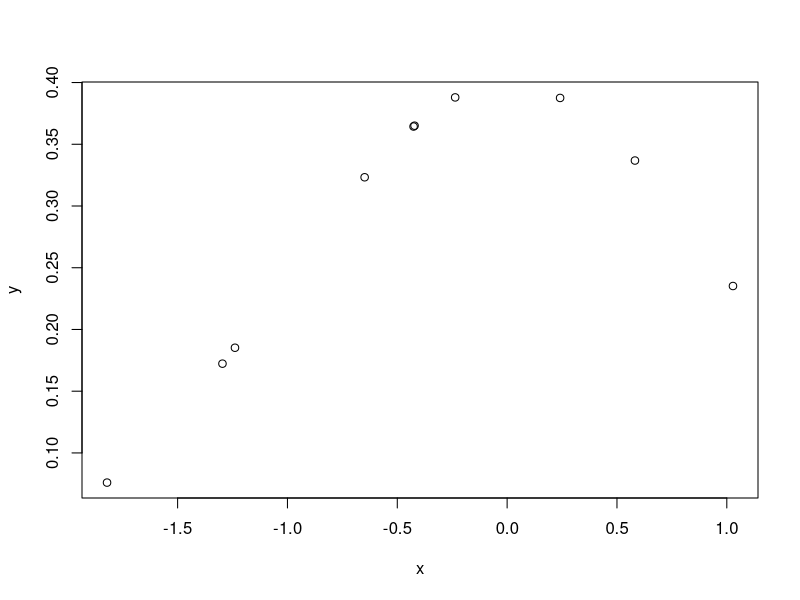

The R script that drew this image:
#Test the Law Of Large Numbers for N random normally distributed numbers with mean = 0, stdev=1:

# Create an R script that will count how many of these numbers fall between -1 and 1 and divide
#by the total quantity of N

#You know that E(X) = 68.2%
#Check that Mean(Xn)->E(X) as you rerun your script while increasing N


#Hint:
#1. Initialize sample size
#2. Initialize counter
#3. loop for(i in rnorm(size))
#4. Check if the iterated variable falls
#5. Increase counter if the condition is true
#6. return a result <- counter / N


#1.  Initialize sample size
x<-rnorm(10)
y <- dnorm(x,mean = 0, sd = 1)
plot(x,y)

#2. Initialize counter
count <- 0
res <- 0

#3.  loop for(i in rnorm(size))
for(i in rnorm(10))
{
  count <- count+1
  print(count)
#4. Check if the iterated variable falls
  if(i<=1&&i>=-1){
    print(i)
    print("Esta entre -1 y 1")
    #5. Increase counter if the condition is true
    res <- res+1
  }
  else
  {
    print(i)
    print("Fuera del rango")
  }
}
#6. return a result <- counter / N
Res <- res/count
print(Res)
